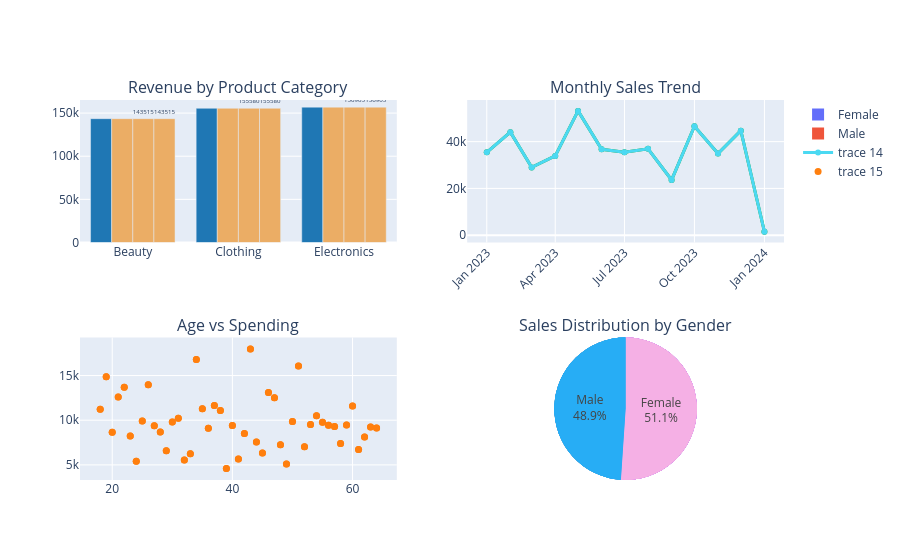

The cell this chart's notebook holds for it:
### Markdown cell above
### Age Analysis

### Code cell
fig.add_trace(go.Scatter(x=age['Age'], y=age['Total Amount'], mode = 'markers',marker = dict(color='#ff7f0e', size=7)),
    row=2, col=1
)

### Figure 1 — Plotly figure (JSON) as saved in the notebook; plotly's stock layout.template omitted (floating-point values rounded to 4 significant figures)
{"data": [{"marker": {"color": "#1f77b4"}, "showlegend": false, "type": "bar", "x": ["Beauty", "Clothing", "Electronics"], "xaxis": "x", "y": [143515, 155580, 156905], "yaxis": "y"}, {"line": {"color": "#2ca02c", "width": 3}, "marker": {"size": 6}, "mode": "lines+markers", "showlegend": false, "type": "scatter", "x": ["2023-01", "2023-02", "2023-03", "2023-04", "2023-05", "2023-06", "2023-07", "2023-08", "2023-09", "2023-10", "2023-11", "2023-12", "2024-01"], "xaxis": "x2", "y": [35450, 44060, 28990, 33870, 53150, 36715, 35465, 36960, 23620, 46580, 34920, 44690, 1530], "yaxis": "y2"}, {"marker": {"color": "#ff7f0e", "size": 7}, "mode": "markers", "showlegend": false, "type": "scatter", "x": [18, 19, 20, 21, 22, 23, 24, 25, 26, 27, 28, 29, 30, 31, 32, 33, 34, 35, 36, 37, 38, 39, 40, 41, 42, 43, 44, 45, 46, 47, 48, 49, 50, 51, 52, 53, 54, 55, 56, 57, 58, 59, 60, 61, 62, 63, 64], "xaxis": "x3", "y": [11215, 14870, 8645, 12585, 13700, 8220, 5415, 9900, 13980, 9385, 8670, 6570, 9790, 10220, 5550, 6240, 16785, 11290, 9105, 11650, 11100, 4595, 9415, 5650, 8500, 17970, 7560, 6325, 13090, 12505, 7240, 5110, 9845, 16065, 7040, 9510, 10505, 9780, 9440, 9290, 7395, 9470, 11590, 6730, 8120, 9250, 9125], "yaxis": "y3"}, {"domain": {"x": [0.55, 1], "y": [0, 0.375]}, "labels": ["Female", "Male"], "marker": {"colors": ["#636EFA", "#EF553B"]}, "textinfo": "percent+label", "type": "pie", "values": [232840, 223160]}, {"domain": {"x": [0.55, 1], "y": [0, 0.375]}, "labels": ["Female", "Male"], "marker": {"colors": ["#9F27F5", "#EF553B"]}, "textinfo": "percent+label", "type": "pie", "values": [232840, 223160]}, {"domain": {"x": [0.55, 1], "y": [0, 0.375]}, "labels": ["Female", "Male"], "marker": {"colors": ["#9F27F5", "#27ADF5"]}, "textinfo": "percent+label", "type": "pie", "values": [232840, 223160]}, {"domain": {"x": [0.55, 1], "y": [0, 0.375]}, "labels": ["Female", "Male"], "marker": {"colors": ["#9F27F5", "#27ADF5"]}, "textinfo": "percent+label", "type": "pie", "values": [232840, 223160]}, {"domain": {"x": [0.55, 1], "y": [0, 0.375]}, "labels": ["Female", "Male"], "marker": {"colors": ["#F5B0E5", "#27ADF5"]}, "textinfo": "percent+label", "type": "pie", "values": [232840, 223160]}, {"domain": {"x": [0.55, 1], "y": [0, 0.375]}, "labels": ["Female", "Male"], "marker": {"colors": ["#F5B0E5", "#27ADF5"]}, "textinfo": "percent+label", "type": "pie", "values": [232840, 223160]}, {"domain": {"x": [0.55, 1], "y": [0, 0.375]}, "labels": ["Female", "Male"], "marker": {"colors": ["#F5B0E5", "#27ADF5"]}, "textinfo": "percent+label", "type": "pie", "values": [232840, 223160]}, {"domain": {"x": [0.55, 1], "y": [0, 0.375]}, "labels": ["Female", "Male"], "marker": {"colors": ["#F5B0E5", "#27ADF5"]}, "textinfo": "percent+label", "type": "pie", "values": [232840, 223160]}, {"marker": {"color": "#EBAD65"}, "showlegend": false, "type": "bar", "x": ["Beauty", "Clothing", "Electronics"], "xaxis": "x", "y": [143515, 155580, 156905], "yaxis": "y"}, {"marker": {"color": "#EBAD65"}, "showlegend": false, "text": [143500.0, 155600.0, 156900.0], "textposition": "outside", "type": "bar", "x": ["Beauty", "Clothing", "Electronics"], "xaxis": "x", "y": [143515, 155580, 156905], "yaxis": "y"}, {"marker": {"color": "#EBAD65"}, "showlegend": false, "text": [143500.0, 155600.0, 156900.0], "textposition": "outside", "type": "bar", "x": ["Beauty", "Clothing", "Electronics"], "xaxis": "x", "y": [143515, 155580, 156905], "yaxis": "y"}, {"line": {"color": "#4BD9F2", "width": 3}, "marker": {"size": 6}, "mode": "lines+markers", "type": "scatter", "x": ["2023-01", "2023-02", "2023-03", "2023-04", "2023-05", "2023-06", "2023-07", "2023-08", "2023-09", "2023-10", "2023-11", "2023-12", "2024-01"], "xaxis": "x2", "y": [35450, 44060, 28990, 33870, 53150, 36715, 35465, 36960, 23620, 46580, 34920, 44690, 1530], "yaxis": "y2"}, {"marker": {"color": "#ff7f0e", "size": 7}, "mode": "markers", "type": "scatter", "x": [18, 19, 20, 21, 22, 23, 24, 25, 26, 27, 28, 29, 30, 31, 32, 33, 34, 35, 36, 37, 38, 39, 40, 41, 42, 43, 44, 45, 46, 47, 48, 49, 50, 51, 52, 53, 54, 55, 56, 57, 58, 59, 60, 61, 62, 63, 64], "xaxis": "x3", "y": [11215, 14870, 8645, 12585, 13700, 8220, 5415, 9900, 13980, 9385, 8670, 6570, 9790, 10220, 5550, 6240, 16785, 11290, 9105, 11650, 11100, 4595, 9415, 5650, 8500, 17970, 7560, 6325, 13090, 12505, 7240, 5110, 9845, 16065, 7040, 9510, 10505, 9780, 9440, 9290, 7395, 9470, 11590, 6730, 8120, 9250, 9125], "yaxis": "y3"}], "layout": {"annotations": [{"font": {"size": 16}, "showarrow": false, "text": "Revenue by Product Category", "x": 0.225, "xanchor": "center", "xref": "paper", "y": 1, "yanchor": "bottom", "yref": "paper"}, {"font": {"size": 16}, "showarrow": false, "text": "Monthly Sales Trend", "x": 0.775, "xanchor": "center", "xref": "paper", "y": 1, "yanchor": "bottom", "yref": "paper"}, {"font": {"size": 16}, "showarrow": false, "text": "Age vs Spending", "x": 0.225, "xanchor": "center", "xref": "paper", "y": 0.375, "yanchor": "bottom", "yref": "paper"}, {"font": {"size": 16}, "showarrow": false, "text": "Sales Distribution by Gender", "x": 0.775, "xanchor": "center", "xref": "paper", "y": 0.375, "yanchor": "bottom", "yref": "paper"}], "xaxis": {"anchor": "y", "domain": [0, 0.45]}, "xaxis2": {"anchor": "y2", "domain": [0.55, 1], "tickangle": -45}, "xaxis3": {"anchor": "y3", "domain": [0, 0.45]}, "yaxis": {"anchor": "x", "domain": [0.625, 1]}, "yaxis2": {"anchor": "x2", "domain": [0.625, 1]}, "yaxis3": {"anchor": "x3", "domain": [0, 0.375]}}}
